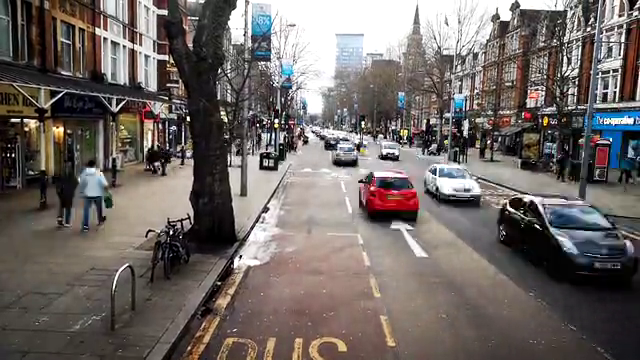
#> input picture frame 44 of dashcam.mp4, 640 x 360 px
$ python Dashcam_tracking.py
#> lines starting #> are read from the running program, lines starting #| are printed output that depends on the picture; after the words box and inside, x2 and y2 are one past the last pixel; in counts of white or black regions, pixels touching at a corner belong together
#importing the open cv library
import cv2
#loading trained  data from opencv
trained_car_data = cv2.CascadeClassifier("car_detector.xml")
trained_pedestrian_data =cv2.CascadeClassifier("pedestrian_detector.xml")
trained_bus_data = cv2.CascadeClassifier("bus_detector.xml")
trained_bike_data = cv2.CascadeClassifier("bike_detector.xml")
#taking a file in from anywhere to read
dashcam = cv2.VideoCapture("dashcam.mp4")
#this is to iterate over each frome of the webcam until a break
while True:
    #this enables the webcam and then stores it as a single image to be fed into the alogorithm
    susessful_frame_read, frame = dashcam.read()
#> frame is the input picture: shape (360, 640, 3); mean B, G, R 100.5, 103.7, 111
    #need to make the image grayscale so it can be anyalysed by the algorithm
    grayscaleimg = cv2.cvtColor(frame, cv2.COLOR_BGR2GRAY)
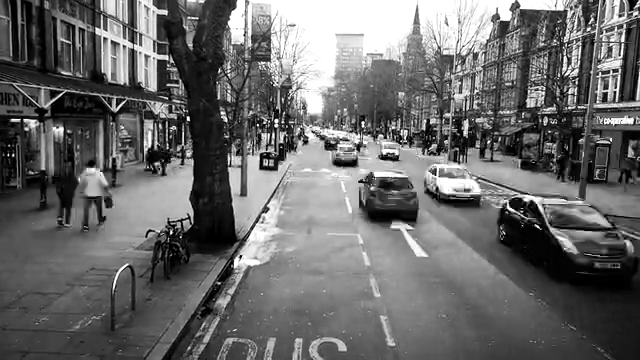
#> grayscaleimg: shape (360, 640); min 0, max 255, mean 105.5
    #detect the instances coordinates using trained data
    car_coordinates = trained_car_data.detectMultiScale(grayscaleimg)
#> car_coordinates = [[249, 145, 37, 37], [368, 132, 43, 43], [323, 137, 44, 44], [423, 149, 80, 80], [342, 151, 96, 96]]
    pedestrian_coordinates = trained_pedestrian_data.detectMultiScale(grayscaleimg)
#> pedestrian_coordinates = [[40, 145, 45, 91]]
    bus_coordinates = trained_bus_data.detectMultiScale(grayscaleimg)
#> bus_coordinates = ()
    bike_coordinates = trained_bike_data.detectMultiScale(grayscaleimg)
#> bike_coordinates = ()
    #this is a loop that repeats the face detecion for multiple detected instances
    for (x,y,w,h) in car_coordinates:
        cv2.rectangle(frame, (x, y), (x+w,y+h), (0, 0,255,70))
#> this loop made 5 passes
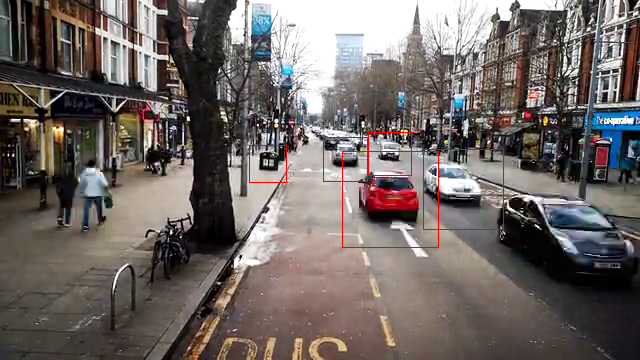
#> frame: shape (360, 640, 3); 0.52% of pixels changed, all inside (x1, y1, x2, y2) = (249, 132, 504, 248)
    for (x,y,w,h) in pedestrian_coordinates:
        cv2.rectangle(frame, (x, y), (x+w,y+h), (0,255,0,70))
#> this loop made 1 pass
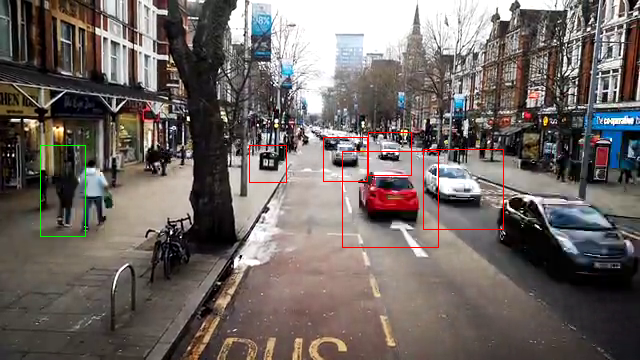
#> frame: shape (360, 640, 3); 0.12% of pixels changed, all inside (x1, y1, x2, y2) = (40, 145, 86, 237)
    for (x,y,w,h) in bus_coordinates:
        cv2.rectangle(frame, (x, y), (x+w,y+h), (255,0,0,70))
#> this loop made 0 passes
    for (x,y,w,h) in bike_coordinates:
        cv2.rectangle(frame, (x, y), (x+w,y+h), (0,255,255,70))
    #showing the file
    cv2.imshow("picture test",frame)
    #these are the coorinates of the analysed cars and pedestrians (boundry)
    #without this line the program will just open then close immediatly the integer indicates the ms refresh rate
    cv2.waitKey(1)
